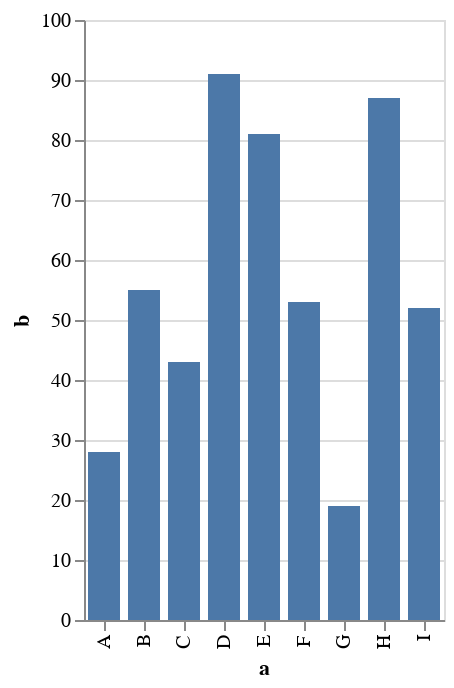

Notebook cell for this chart:
### Code cell
interactiveBarSelectHighlight =
    let labels = description "A bar chart with highlighting on hover and selecting on click. (Inspired by Tableau's interaction style.)"

        dvals = dataFromColumns []
                  . dataColumn "a" (Strings ["A", "B", "C", "D", "E", "F", "G", "H", "I"])
                  . dataColumn "b" (Numbers [28, 55, 43, 91, 81, 53, 19, 87, 52])

        sel = selection
                . select "highlight" Single [Empty, On "mouseover"]
                . select "select" Multi []
                
        selCond = MSelectionCondition (SelectionName "select")
                                      [MNumber 1] [MNumber 0.3]
        strokeCond = MDataCondition
                       [ (And (Selection "select") (Expr "length(data(\"select_store\"))")
                          , [MNumber 2])
                       , (Selection "highlight"
                         , [MNumber 1])
                       ]
                       [MNumber 0]
        enc = encoding
                . position X [PName "a", PmType Ordinal]
                . position Y [PName "b", PmType Quantitative]
                . fillOpacity [selCond]
                . strokeWidth [strokeCond]
                
        markOpts = mark Bar [MFill "#4C78A8", MStroke "black", MCursor CPointer]
        cnf = configure (configuration (ScaleStyle [SCBandPaddingInner 0.2]) [])

    in toVegaLite [labels, cnf, dvals [], sel [], markOpts, enc []]

vlShow interactiveBarSelectHighlight

### Figure 1 — Vega-Lite specification as saved in the notebook (floating-point values rounded to 4 significant figures)
{"$schema": "https://vega.github.io/schema/vega-lite/v4.json", "config": {"scale": {"bandPaddingInner": 0.2}}, "data": {"values": [{"a": "A", "b": 28}, {"a": "B", "b": 55}, {"a": "C", "b": 43}, {"a": "D", "b": 91}, {"a": "E", "b": 81}, {"a": "F", "b": 53}, {"a": "G", "b": 19}, {"a": "H", "b": 87}, {"a": "I", "b": 52}]}, "description": "A bar chart with highlighting on hover and selecting on click. (Inspired by Tableau's interaction style.)", "encoding": {"fillOpacity": {"condition": {"selection": "select", "value": 1}, "value": 0.3}, "strokeWidth": {"condition": [{"test": {"and": [{"selection": "select"}, "length(data(\"select_store\"))"]}, "value": 2}, {"selection": "highlight", "value": 1}], "value": 0}, "x": {"field": "a", "type": "ordinal"}, "y": {"field": "b", "type": "quantitative"}}, "mark": {"cursor": "pointer", "fill": "#4C78A8", "stroke": "black", "type": "bar"}, "selection": {"highlight": {"empty": "none", "fields": ["_vgsid_"], "on": "mouseover", "resolve": "global", "type": "single"}, "select": {"empty": "all", "fields": ["_vgsid_"], "on": "click", "resolve": "global", "toggle": "event.shiftKey", "type": "multi"}}}
